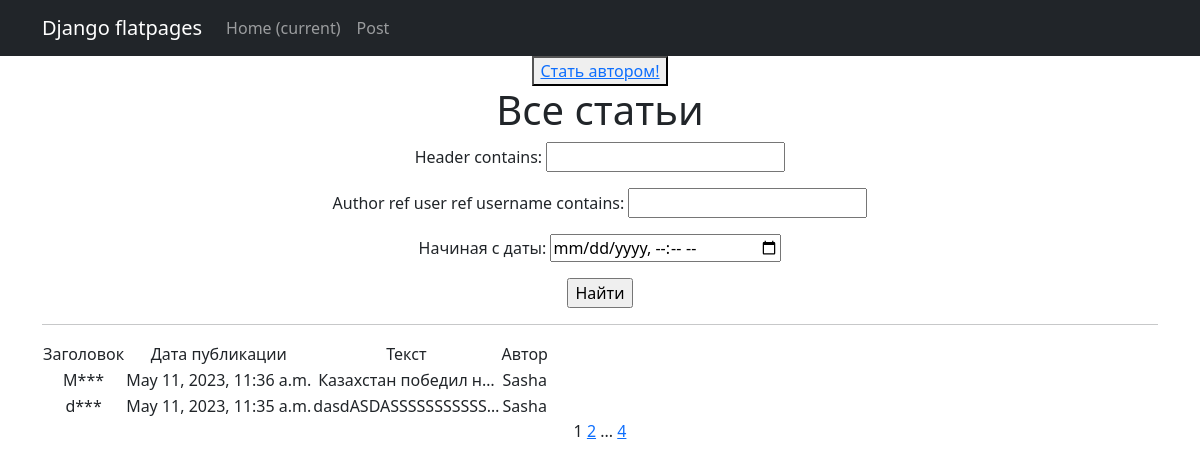
Page /news/ (signed in) on the earlier database version.
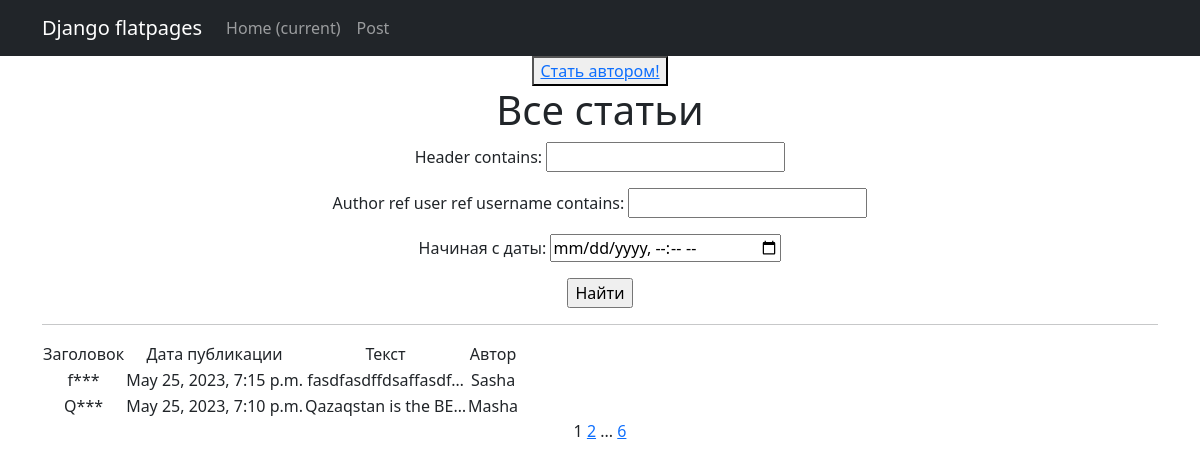
Same page on the later database version.
### news_portal/models.py (models this page shows, shortened)
class Post(models.Model):
    author_ref = models.ForeignKey(Author, on_delete=models.CASCADE)
    a_or_n = models.BooleanField(default=False)
    time_create = models.DateTimeField(auto_now_add=True)
    categories = models.ManyToManyField(Category, through='PostCategory')
    header = models.CharField(max_length=255)
    article_text = models.TextField()
    article_rating = models.IntegerField(default=0)

class Author(models.Model):
    user_ref = models.OneToOneField(User, on_delete=models.CASCADE)
    user_rating = models.IntegerField(default=0)

### news_portal/views.py (the view)
# urls.py: path('', PostsList.as_view(), name='post_list'),
class PostsList(LoginRequiredMixin, ListView):
    model = Post
    ordering = '-time_create'
    template_name = 'posts.html'
    context_object_name = 'posts'
    paginate_by = 2  # вот так мы можем указать количество записей на странице
    def get_queryset(self):
       queryset = super().get_queryset()
       self.filterset = PostFilter(self.request.GET, queryset)
       return self.filterset.qs
    def get_context_data(self, **kwargs):
       context = super().get_context_data(**kwargs)
       context['filterset'] = self.filterset
       context['is_not_author'] = not self.request.user.groups.filter(name='authors').exists()
       return context

### news_portal/templatetags/custom_filters.py (called while the page is built)
@register.filter()
def censor(value):
   return value[0:1:1]+'***'

### news_portal/templatetags/custom_tags.py (called while the page is built)
@register.simple_tag(takes_context=True)
def url_replace(context, **kwargs):
   d = context['request'].GET.copy()
   for k, v in kwargs.items():
       d[k] = v
   return d.urlencode()

### templates/posts.html (shortened to what this page needs)
{% extends 'flatpages/default.html' %}
{% load custom_filters %}
{% load custom_tags %}
{% block content %}
    {% if is_not_author %}
        <button> <a href="author_up/"> Стать автором!</a> </button>
    {% endif %}
   <h1>Все статьи</h1>
   <form action="" method="get">
       {{ filterset.form.as_p }}
       <input type="submit" value="Найти" />
   </form>
   <hr>
   {% if posts %}
       <table>
           <tr>
               <td>Заголовок</td>
               <td>Дата публикации</td>
               <td>Текст</td>
               <td>Автор</td>
           </tr>
           {% for post in posts %}
           <tr>
               <td>{{ post.header|censor }}</td>
               <td>{{ post.time_create }}</td>
               <td>{{ post.article_text|truncatechars:20 }}</td>
               <td>{{ post.author_ref.user_ref.username }}</td>
           </tr>
           {% endfor %}
       </table>
   {% else %}
       <h2>Статей нет!</h2>
   {% endif %}
   {{ page_obj.number }}
   {% if page_obj.has_next %}
       <a href="?{% url_replace page=page_obj.next_page_number %}">{{ page_obj.next_page_number }}</a>
       {% if paginator.num_pages != page_obj.next_page_number %}
           ...
           <a href="?{% url_replace page=page_obj.paginator.num_pages %}">{{ page_obj.paginator.num_pages }}</a>
       {% endif %}
   {% endif %}
{% endblock content %}

Differences in the rows shown:
no longer on this page (row unchanged): Post: header|censor "М***", time_create "May 11, 2023, 11:36 a.m.", article_text "Казахстан победил н…", author_ref.user_ref.username "Sasha"
no longer on this page (row unchanged): Post: header|censor "d***", time_create "May 11, 2023, 11:35 a.m.", article_text "dasdASDASSSSSSSSSSS…", author_ref.user_ref.username "Sasha"
added Post: header|censor "f***", time_create "May 25, 2023, 7:15 p.m.", article_text "fasdfasdffdsaffasdf…", author_ref.user_ref.username "Sasha"
added Post: header|censor "Q***", time_create "May 25, 2023, 7:10 p.m.", article_text "Qazaqstan is the BE…", author_ref.user_ref.username "Masha"
Other differences:
{{ page_obj.paginator.num_pages }}: "4" → "6"
